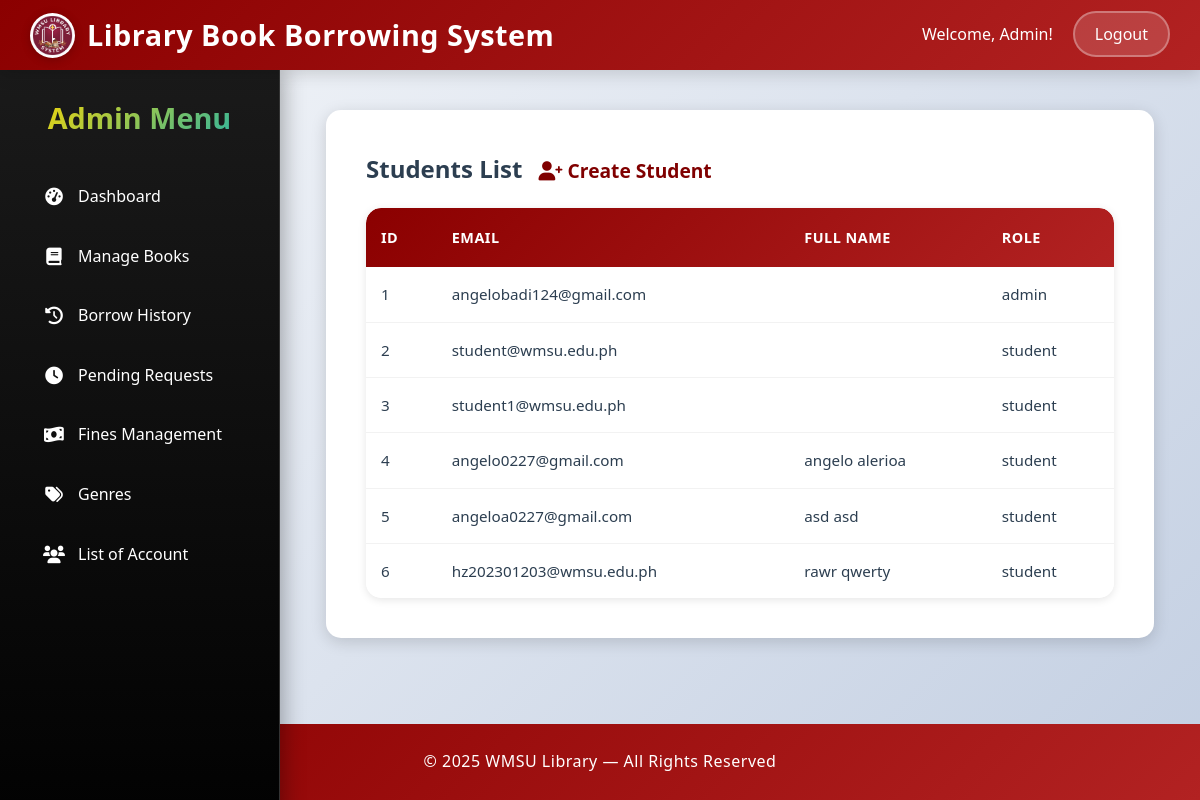
The app's page /admin/students.php (signed in) with its own data.
### tables this page shows
CREATE TABLE `users` (
  `id` int(11) NOT NULL,
  `username` varchar(50) NOT NULL,
  `password` varchar(255) NOT NULL,
  `first_name` varchar(50) NOT NULL,
  `middle_name` varchar(50) DEFAULT NULL,
  `last_name` varchar(50) NOT NULL,
  `role` enum('admin','student') NOT NULL,
  `penalty_status` enum('none','blocked') DEFAULT 'none',
  `email` varchar(100) NOT NULL
);

### admin/students.php (the view, shortened to what this page needs)
<?php
require_once __DIR__ . '/../helpers.php';
$students = $pdo->query("SELECT id, email, CONCAT(first_name, ' ', COALESCE(middle_name, ''), ' ', last_name) AS full_name, role FROM users ORDER BY role, CONCAT(first_name, ' ', COALESCE(middle_name, ''), ' ', last_name) ASC")->fetchAll(PDO::FETCH_ASSOC);
?>
<!DOCTYPE html>
<html lang="en">
<head>
    <link rel="stylesheet" href="../assets/css/custom.css" />
    <link rel="stylesheet" href="https://cdnjs.cloudflare.com/ajax/libs/font-awesome/6.0.0/css/all.min.css" />
</head>
<body>
   <header class="no-left-radius">
        <h1><img src="../image/WMSU.png" alt="WMSU Logo" style="border-radius: 50%;">Library Book Borrowing System</h1>
        <nav>
            <ul>
                <li>Welcome, Admin!</li>
                <li><a href="../logout.php" class="logout">Logout</a></li>
            </ul>
        </nav>
    </header>
    <main>
         <aside class="sidebar">
            <h2>Admin Menu</h2>
            <ul>
                <li><a href="dashboard.php"><i class="fas fa-tachometer-alt"></i>Dashboard</a></li>
                <li><a href="books.php"><i class="fas fa-book"></i>Manage Books</a></li>
                <li><a href="borrow_history.php"><i class="fas fa-history"></i>Borrow History</a></li>
                <li><a href="pending_requests.php"><i class="fas fa-clock"></i>Pending Requests</a></li>
                <li><a href="fines.php"><i class="fas fa-money-bill-wave"></i>Fines Management</a></li>
                <li><a href="genres.php"><i class="fas fa-tags"></i>Genres</a></li>
                <li><a href="students.php"><i class="fas fa-users"></i>List of Account</a></li>
            </ul>
        </aside>
        <div class="content">
            <section class="dashboard-section">
                <h2>Students List <a href="create_student.php" style="font-size: 0.8em; margin-left: 10px; text-decoration: none; color: #800000; font-weight: bold;"><i class="fas fa-user-plus"></i> Create Student</a></h2>
                <?php if (empty($students)): ?>
                    <p>No students found.</p>
                <?php else: ?>
                    <div class="table-container">
                        <table>
                            <thead>
                                <tr>
                                    <th>ID</th>
                                    <th>Email</th>
                                    <th>Full Name</th>
                                    <th>Role</th>
                                </tr>
                            </thead>
                            <tbody>
                                <?php foreach ($students as $student): ?>
                                    <tr>
                                        <td><?= htmlspecialchars($student['id']) ?></td>
                                        <td><?= htmlspecialchars($student['email']) ?></td>
                                        <td><?= htmlspecialchars($student['full_name']) ?></td>
                                        <td><?= htmlspecialchars($student['role']) ?></td>
                                    </tr>
                                <?php endforeach; ?>
                            </tbody>
                        </table>
                    </div>
                <?php endif; ?>
            </section>
        </div>
    </main>
    <footer>
        © 2025 WMSU Library — All Rights Reserved
    </footer>
</body>
</html>

### assets/css/custom.css (style rules this page uses)
:root { --primary-maroon: #8B0000; --secondary-maroon: #B22222; --accent-gold: #FFD700; --accent-teal: #20b2aa; --accent-purple: #9370db; --accent-blue: #4169e1; --accent-green: #32cd32; --bg-light: #f8f9fa; --bg-white: #ffffff; --text-dark: #2c3e50; --text-light: #6c757d; --shadow-sm: 0 2px 8px rgba(0,0,0,0.1); --shadow-md: 0 4px 16px rgba(0,0,0,0.15); --shadow-lg: 0 8px 32px rgba(0,0,0,0.2); --border-radius: 15px; --transition: all 0.3s ease; }
* { margin: 0; padding: 0; box-sizing: border-box; }
body { font-family: 'Segoe UI', Tahoma, Geneva, Verdana, sans-serif; min-height: 100vh; display: flex; flex-direction: column; background: linear-gradient(135deg, #f5f7fa 0%, #c3cfe2 100%); color: var(--text-dark); line-height: 1.6; }
main { flex: 1; display: flex; margin-top: 70px; width: 100%; }
header { background: linear-gradient(135deg, var(--primary-maroon) 0%, var(--secondary-maroon) 100%); color: white; padding: 15px 30px; margin: 0; display: flex; justify-content: space-between; align-items: center; position: fixed; top: 0; width: 100%; height: 70px; z-index: 1000; box-shadow: var(--shadow-md); backdrop-filter: blur(10px); }
header.no-left-radius { height: 70px; }
header h1 { margin: 0; font-size: 1.8rem; display: flex; align-items: center; gap: 12px; font-weight: 600; letter-spacing: 0.5px; }
header h1 img { width: 45px; height: auto; filter: drop-shadow(0 2px 4px rgba(0,0,0,0.2)); }
nav ul { list-style: none; margin: 0; padding: 0; display: flex; align-items: center; gap: 20px; }
nav a { color: white; text-decoration: none; font-weight: 500; padding: 8px 16px; border-radius: 8px; transition: var(--transition); position: relative; }
nav a::after { content: ''; position: absolute; bottom: 0; left: 50%; width: 0; height: 2px; background: var(--accent-gold); transition: var(--transition); transform: translateX(-50%); }
.logout { font-size: 1rem; padding: 10px 20px; background: rgba(255, 255, 255, 0.15); border: 2px solid rgba(255, 255, 255, 0.3); border-radius: 25px; color: white; text-decoration: none; backdrop-filter: blur(10px); transition: var(--transition); }
.sidebar { width: 280px; background: linear-gradient(180deg, #1a1a1a 0%, #000000 100%); color: white; padding: 25px; position: fixed; height: 100vh; overflow-y: auto; z-index: 999; box-shadow: 4px 0 20px rgba(0,0,0,0.3); border-right: 1px solid #333; }
.sidebar h2 { margin-bottom: 30px; font-size: 1.8rem; font-weight: 600; text-align: center; background: linear-gradient(135deg, var(--accent-gold), var(--accent-teal)); -webkit-background-clip: text; -webkit-text-fill-color: transparent; background-clip: text; }
.sidebar ul { list-style: none; padding: 0; }
.sidebar li { margin-bottom: 8px; }
.sidebar a { color: white; text-decoration: none; display: flex; align-items: center; padding: 12px 16px; border-radius: 10px; transition: var(--transition); font-size: 1rem; border: 1px solid transparent; }
.sidebar a i { margin-right: 12px; width: 24px; text-align: center; font-size: 1.1rem; }
.content { margin: 0; flex: 1; padding: 0; width: 100%; }
.table-container { overflow-x: auto; border-radius: var(--border-radius); box-shadow: var(--shadow-sm); margin-top: 20px; }
table { width: 100%; border-collapse: separate; border-spacing: 0; background: white; border-radius: var(--border-radius); overflow: hidden; }
thead { background: linear-gradient(135deg, var(--primary-maroon) 0%, var(--secondary-maroon) 100%); }
th { color: white; padding: 18px 15px; text-align: left; font-weight: 600; font-size: 1rem; letter-spacing: 0.5px; text-transform: uppercase; font-size: 0.9rem }
td { padding: 15px; border-bottom: 1px solid rgba(0, 0, 0, 0.05); color: var(--text-dark); font-size: 0.95rem; }
tbody tr { transition: var(--transition); }
tbody tr:last-child td { border-bottom: none; }
.dashboard-section { width: 90%; max-width: 1200px; margin: 40px auto; background: white; padding: 40px; border-radius: var(--border-radius); box-shadow: var(--shadow-md); }
footer { background: linear-gradient(135deg, var(--primary-maroon) 0%, var(--secondary-maroon) 100%); color: white; text-align: center; padding: 25px 0; margin: 0; width: 100%; position: relative; font-size: 1rem; letter-spacing: 0.5px; clear: both; }
@media (max-width: 1200px) { .content { margin-left: 280px; } }

### records on screen
users: id "1", email "angelobadi124@gmail.com", role "admin"
users: id "2", email "student@wmsu.edu.ph", role "student"
users: id "3", email "student1@wmsu.edu.ph", role "student"
users: id "4", email "angelo0227@gmail.com", full_name "angelo alerioa", role "student"
users: id "5", email "angeloa0227@gmail.com", full_name "asd asd", role "student"
users: id "6", email "hz202301203@wmsu.edu.ph", full_name "rawr qwerty", role "student"
